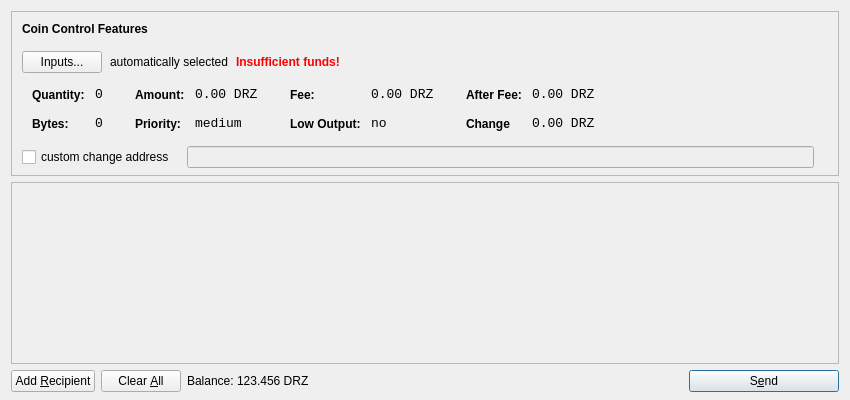
<?xml version="1.0" encoding="UTF-8"?>
<ui version="4.0">
 <class>SendCoinsDialog</class>
 <widget class="QDialog" name="SendCoinsDialog">
  <property name="geometry">
   <rect>
    <x>0</x>
    <y>0</y>
    <width>850</width>
    <height>400</height>
   </rect>
  </property>
  <property name="windowTitle">
   <string>Send Coins</string>
  </property>
  <layout class="QVBoxLayout" name="verticalLayout" stretch="0,1,0">
   <property name="bottomMargin">
    <number>8</number>
   </property>
   <item>
    <widget class="QFrame" name="frameCoinControl">
     <property name="sizePolicy">
      <sizepolicy hsizetype="Expanding" vsizetype="Expanding">
       <horstretch>0</horstretch>
       <verstretch>0</verstretch>
      </sizepolicy>
     </property>
     <property name="maximumSize">
      <size>
       <width>16777215</width>
       <height>16777215</height>
      </size>
     </property>
     <property name="frameShape">
      <enum>QFrame::StyledPanel</enum>
     </property>
     <property name="frameShadow">
      <enum>QFrame::Sunken</enum>
     </property>
     <layout class="QVBoxLayout" name="verticalLayoutCoinControl2">
      <property name="spacing">
       <number>-1</number>
      </property>
      <property name="leftMargin">
       <number>0</number>
      </property>
      <property name="topMargin">
       <number>0</number>
      </property>
      <property name="rightMargin">
       <number>0</number>
      </property>
      <property name="bottomMargin">
       <number>6</number>
      </property>
      <item>
       <layout class="QVBoxLayout" name="verticalLayoutCoinControl" stretch="0,0,0,0,1">
        <property name="spacing">
         <number>0</number>
        </property>
        <property name="leftMargin">
         <number>10</number>
        </property>
        <property name="topMargin">
         <number>10</number>
        </property>
        <item>
         <layout class="QHBoxLayout" name="horizontalLayoutCoinControl1">
          <property name="bottomMargin">
           <number>15</number>
          </property>
          <item>
           <widget class="QLabel" name="labelCoinControlFeatures">
            <property name="sizePolicy">
             <sizepolicy hsizetype="Preferred" vsizetype="Maximum">
              <horstretch>0</horstretch>
              <verstretch>0</verstretch>
             </sizepolicy>
            </property>
            <property name="font">
             <font>
              <weight>75</weight>
              <bold>true</bold>
             </font>
            </property>
            <property name="styleSheet">
             <string notr="true">font-weight:bold;</string>
            </property>
            <property name="text">
             <string>Coin Control Features</string>
            </property>
           </widget>
          </item>
         </layout>
        </item>
        <item>
         <layout class="QHBoxLayout" name="horizontalLayoutCoinControl2" stretch="0,0,0,0">
          <property name="spacing">
           <number>8</number>
          </property>
          <property name="bottomMargin">
           <number>10</number>
          </property>
          <item>
           <widget class="QPushButton" name="pushButtonCoinControl">
            <property name="styleSheet">
             <string notr="true"/>
            </property>
            <property name="text">
             <string>Inputs...</string>
            </property>
           </widget>
          </item>
          <item>
           <widget class="QLabel" name="labelCoinControlAutomaticallySelected">
            <property name="text">
             <string>automatically selected</string>
            </property>
            <property name="margin">
             <number>5</number>
            </property>
           </widget>
          </item>
          <item>
           <widget class="QLabel" name="labelCoinControlInsuffFunds">
            <property name="font">
             <font>
              <weight>75</weight>
              <bold>true</bold>
             </font>
            </property>
            <property name="styleSheet">
             <string notr="true">color:red;font-weight:bold;</string>
            </property>
            <property name="text">
             <string>Insufficient funds!</string>
            </property>
            <property name="margin">
             <number>5</number>
            </property>
           </widget>
          </item>
          <item>
           <spacer name="horizontalSpacerCoinControl">
            <property name="orientation">
             <enum>Qt::Horizontal</enum>
            </property>
            <property name="sizeHint" stdset="0">
             <size>
              <width>40</width>
              <height>1</height>
             </size>
            </property>
           </spacer>
          </item>
         </layout>
        </item>
        <item>
         <widget class="QWidget" name="widgetCoinControl" native="true">
          <property name="sizePolicy">
           <sizepolicy hsizetype="Preferred" vsizetype="Preferred">
            <horstretch>0</horstretch>
            <verstretch>0</verstretch>
           </sizepolicy>
          </property>
          <property name="minimumSize">
           <size>
            <width>0</width>
            <height>0</height>
           </size>
          </property>
          <property name="styleSheet">
           <string notr="true"/>
          </property>
          <layout class="QHBoxLayout" name="horizontalLayoutCoinControl5">
           <property name="margin">
            <number>0</number>
           </property>
           <item>
            <layout class="QHBoxLayout" name="horizontalLayoutCoinControl3" stretch="0,0,0,1">
             <property name="spacing">
              <number>20</number>
             </property>
             <property name="topMargin">
              <number>0</number>
             </property>
             <property name="bottomMargin">
              <number>10</number>
             </property>
             <item>
              <layout class="QFormLayout" name="formLayoutCoinControl1">
               <property name="horizontalSpacing">
                <number>10</number>
               </property>
               <property name="verticalSpacing">
                <number>14</number>
               </property>
               <property name="leftMargin">
                <number>10</number>
               </property>
               <property name="topMargin">
                <number>4</number>
               </property>
               <property name="rightMargin">
                <number>6</number>
               </property>
               <item row="0" column="0">
                <widget class="QLabel" name="labelCoinControlQuantityText">
                 <property name="styleSheet">
                  <string notr="true">font-weight:bold;</string>
                 </property>
                 <property name="text">
                  <string>Quantity:</string>
                 </property>
                 <property name="margin">
                  <number>0</number>
                 </property>
                </widget>
               </item>
               <item row="0" column="1">
                <widget class="QLabel" name="labelCoinControlQuantity">
                 <property name="font">
                  <font>
                   <family>Monospace</family>
                   <pointsize>10</pointsize>
                  </font>
                 </property>
                 <property name="cursor">
                  <cursorShape>IBeamCursor</cursorShape>
                 </property>
                 <property name="contextMenuPolicy">
                  <enum>Qt::ActionsContextMenu</enum>
                 </property>
                 <property name="text">
                  <string>0</string>
                 </property>
                 <property name="margin">
                  <number>0</number>
                 </property>
                 <property name="textInteractionFlags">
                  <set>Qt::LinksAccessibleByMouse|Qt::TextSelectableByKeyboard|Qt::TextSelectableByMouse</set>
                 </property>
                </widget>
               </item>
               <item row="1" column="0">
                <widget class="QLabel" name="labelCoinControlBytesText">
                 <property name="styleSheet">
                  <string notr="true">font-weight:bold;</string>
                 </property>
                 <property name="text">
                  <string>Bytes:</string>
                 </property>
                </widget>
               </item>
               <item row="1" column="1">
                <widget class="QLabel" name="labelCoinControlBytes">
                 <property name="font">
                  <font>
                   <family>Monospace</family>
                   <pointsize>10</pointsize>
                  </font>
                 </property>
                 <property name="cursor">
                  <cursorShape>IBeamCursor</cursorShape>
                 </property>
                 <property name="contextMenuPolicy">
                  <enum>Qt::ActionsContextMenu</enum>
                 </property>
                 <property name="text">
                  <string>0</string>
                 </property>
                 <property name="textInteractionFlags">
                  <set>Qt::LinksAccessibleByMouse|Qt::TextSelectableByKeyboard|Qt::TextSelectableByMouse</set>
                 </property>
                </widget>
               </item>
              </layout>
             </item>
             <item>
              <layout class="QFormLayout" name="formLayoutCoinControl2">
               <property name="horizontalSpacing">
                <number>10</number>
               </property>
               <property name="verticalSpacing">
                <number>14</number>
               </property>
               <property name="leftMargin">
                <number>6</number>
               </property>
               <property name="topMargin">
                <number>4</number>
               </property>
               <property name="rightMargin">
                <number>6</number>
               </property>
               <item row="0" column="0">
                <widget class="QLabel" name="labelCoinControlAmountText">
                 <property name="styleSheet">
                  <string notr="true">font-weight:bold;</string>
                 </property>
                 <property name="text">
                  <string>Amount:</string>
                 </property>
                 <property name="margin">
                  <number>0</number>
                 </property>
                </widget>
               </item>
               <item row="0" column="1">
                <widget class="QLabel" name="labelCoinControlAmount">
                 <property name="font">
                  <font>
                   <family>Monospace</family>
                   <pointsize>10</pointsize>
                  </font>
                 </property>
                 <property name="cursor">
                  <cursorShape>IBeamCursor</cursorShape>
                 </property>
                 <property name="contextMenuPolicy">
                  <enum>Qt::ActionsContextMenu</enum>
                 </property>
                 <property name="text">
                  <string>0.00 DRZ</string>
                 </property>
                 <property name="textInteractionFlags">
                  <set>Qt::LinksAccessibleByMouse|Qt::TextSelectableByKeyboard|Qt::TextSelectableByMouse</set>
                 </property>
                </widget>
               </item>
               <item row="1" column="0">
                <widget class="QLabel" name="labelCoinControlPriorityText">
                 <property name="styleSheet">
                  <string notr="true">font-weight:bold;</string>
                 </property>
                 <property name="text">
                  <string>Priority:</string>
                 </property>
                </widget>
               </item>
               <item row="1" column="1">
                <widget class="QLabel" name="labelCoinControlPriority">
                 <property name="font">
                  <font>
                   <family>Monospace</family>
                   <pointsize>10</pointsize>
                  </font>
                 </property>
                 <property name="cursor">
                  <cursorShape>IBeamCursor</cursorShape>
                 </property>
                 <property name="contextMenuPolicy">
                  <enum>Qt::ActionsContextMenu</enum>
                 </property>
                 <property name="text">
                  <string>medium</string>
                 </property>
                 <property name="textInteractionFlags">
                  <set>Qt::LinksAccessibleByMouse|Qt::TextSelectableByKeyboard|Qt::TextSelectableByMouse</set>
                 </property>
                </widget>
               </item>
              </layout>
             </item>
             <item>
              <layout class="QFormLayout" name="formLayoutCoinControl3">
               <property name="horizontalSpacing">
                <number>10</number>
               </property>
               <property name="verticalSpacing">
                <number>14</number>
               </property>
               <property name="leftMargin">
                <number>6</number>
               </property>
               <property name="topMargin">
                <number>4</number>
               </property>
               <property name="rightMargin">
                <number>6</number>
               </property>
               <item row="0" column="0">
                <widget class="QLabel" name="labelCoinControlFeeText">
                 <property name="styleSheet">
                  <string notr="true">font-weight:bold;</string>
                 </property>
                 <property name="text">
                  <string>Fee:</string>
                 </property>
                 <property name="margin">
                  <number>0</number>
                 </property>
                </widget>
               </item>
               <item row="0" column="1">
                <widget class="QLabel" name="labelCoinControlFee">
                 <property name="font">
                  <font>
                   <family>Monospace</family>
                   <pointsize>10</pointsize>
                  </font>
                 </property>
                 <property name="cursor">
                  <cursorShape>IBeamCursor</cursorShape>
                 </property>
                 <property name="contextMenuPolicy">
                  <enum>Qt::ActionsContextMenu</enum>
                 </property>
                 <property name="text">
                  <string>0.00 DRZ</string>
                 </property>
                 <property name="textInteractionFlags">
                  <set>Qt::LinksAccessibleByMouse|Qt::TextSelectableByKeyboard|Qt::TextSelectableByMouse</set>
                 </property>
                </widget>
               </item>
               <item row="1" column="0">
                <widget class="QLabel" name="labelCoinControlLowOutputText">
                 <property name="styleSheet">
                  <string notr="true">font-weight:bold;</string>
                 </property>
                 <property name="text">
                  <string>Low Output:</string>
                 </property>
                </widget>
               </item>
               <item row="1" column="1">
                <widget class="QLabel" name="labelCoinControlLowOutput">
                 <property name="font">
                  <font>
                   <family>Monospace</family>
                   <pointsize>10</pointsize>
                  </font>
                 </property>
                 <property name="cursor">
                  <cursorShape>IBeamCursor</cursorShape>
                 </property>
                 <property name="contextMenuPolicy">
                  <enum>Qt::ActionsContextMenu</enum>
                 </property>
                 <property name="text">
                  <string>no</string>
                 </property>
                 <property name="textInteractionFlags">
                  <set>Qt::LinksAccessibleByMouse|Qt::TextSelectableByKeyboard|Qt::TextSelectableByMouse</set>
                 </property>
                </widget>
               </item>
              </layout>
             </item>
             <item>
              <layout class="QFormLayout" name="formLayoutCoinControl4">
               <property name="horizontalSpacing">
                <number>10</number>
               </property>
               <property name="verticalSpacing">
                <number>14</number>
               </property>
               <property name="leftMargin">
                <number>6</number>
               </property>
               <property name="topMargin">
                <number>4</number>
               </property>
               <property name="rightMargin">
                <number>6</number>
               </property>
               <item row="0" column="0">
                <widget class="QLabel" name="labelCoinControlAfterFeeText">
                 <property name="styleSheet">
                  <string notr="true">font-weight:bold;</string>
                 </property>
                 <property name="text">
                  <string>After Fee:</string>
                 </property>
                 <property name="margin">
                  <number>0</number>
                 </property>
                </widget>
               </item>
               <item row="0" column="1">
                <widget class="QLabel" name="labelCoinControlAfterFee">
                 <property name="font">
                  <font>
                   <family>Monospace</family>
                   <pointsize>10</pointsize>
                  </font>
                 </property>
                 <property name="cursor">
                  <cursorShape>IBeamCursor</cursorShape>
                 </property>
                 <property name="contextMenuPolicy">
                  <enum>Qt::ActionsContextMenu</enum>
                 </property>
                 <property name="text">
                  <string>0.00 DRZ</string>
                 </property>
                 <property name="textInteractionFlags">
                  <set>Qt::LinksAccessibleByMouse|Qt::TextSelectableByKeyboard|Qt::TextSelectableByMouse</set>
                 </property>
                </widget>
               </item>
               <item row="1" column="0">
                <widget class="QLabel" name="labelCoinControlChangeText">
                 <property name="styleSheet">
                  <string notr="true">font-weight:bold;</string>
                 </property>
                 <property name="text">
                  <string>Change</string>
                 </property>
                </widget>
               </item>
               <item row="1" column="1">
                <widget class="QLabel" name="labelCoinControlChange">
                 <property name="font">
                  <font>
                   <family>Monospace</family>
                   <pointsize>10</pointsize>
                  </font>
                 </property>
                 <property name="cursor">
                  <cursorShape>IBeamCursor</cursorShape>
                 </property>
                 <property name="contextMenuPolicy">
                  <enum>Qt::ActionsContextMenu</enum>
                 </property>
                 <property name="text">
                  <string>0.00 DRZ</string>
                 </property>
                 <property name="textInteractionFlags">
                  <set>Qt::LinksAccessibleByMouse|Qt::TextSelectableByKeyboard|Qt::TextSelectableByMouse</set>
                 </property>
                </widget>
               </item>
              </layout>
             </item>
            </layout>
           </item>
          </layout>
         </widget>
        </item>
        <item>
         <layout class="QHBoxLayout" name="horizontalLayoutCoinControl4" stretch="0,0,0">
          <property name="spacing">
           <number>12</number>
          </property>
          <property name="sizeConstraint">
           <enum>QLayout::SetDefaultConstraint</enum>
          </property>
          <property name="topMargin">
           <number>5</number>
          </property>
          <property name="rightMargin">
           <number>5</number>
          </property>
          <item>
           <widget class="QCheckBox" name="checkBoxCoinControlChange">
            <property name="text">
             <string>custom change address</string>
            </property>
           </widget>
          </item>
          <item>
           <widget class="QLineEdit" name="lineEditCoinControlChange">
            <property name="enabled">
             <bool>false</bool>
            </property>
            <property name="sizePolicy">
             <sizepolicy hsizetype="Expanding" vsizetype="Fixed">
              <horstretch>0</horstretch>
              <verstretch>0</verstretch>
             </sizepolicy>
            </property>
           </widget>
          </item>
          <item>
           <widget class="QLabel" name="labelCoinControlChangeLabel">
            <property name="sizePolicy">
             <sizepolicy hsizetype="Preferred" vsizetype="Expanding">
              <horstretch>0</horstretch>
              <verstretch>0</verstretch>
             </sizepolicy>
            </property>
            <property name="minimumSize">
             <size>
              <width>0</width>
              <height>0</height>
             </size>
            </property>
            <property name="text">
             <string/>
            </property>
            <property name="margin">
             <number>3</number>
            </property>
           </widget>
          </item>
         </layout>
        </item>
        <item>
         <spacer name="verticalSpacerCoinControl">
          <property name="orientation">
           <enum>Qt::Vertical</enum>
          </property>
          <property name="sizeHint" stdset="0">
           <size>
            <width>800</width>
            <height>1</height>
           </size>
          </property>
         </spacer>
        </item>
       </layout>
      </item>
     </layout>
    </widget>
   </item>
   <item>
    <widget class="QScrollArea" name="scrollArea">
     <property name="widgetResizable">
      <bool>true</bool>
     </property>
     <widget class="QWidget" name="scrollAreaWidgetContents">
      <property name="geometry">
       <rect>
        <x>0</x>
        <y>0</y>
        <width>830</width>
        <height>165</height>
       </rect>
      </property>
      <layout class="QVBoxLayout" name="verticalLayout_2">
       <property name="margin">
        <number>0</number>
       </property>
       <item>
        <layout class="QVBoxLayout" name="entries">
         <property name="spacing">
          <number>6</number>
         </property>
        </layout>
       </item>
       <item>
        <spacer name="verticalSpacer">
         <property name="orientation">
          <enum>Qt::Vertical</enum>
         </property>
         <property name="sizeHint" stdset="0">
          <size>
           <width>20</width>
           <height>40</height>
          </size>
         </property>
        </spacer>
       </item>
      </layout>
     </widget>
    </widget>
   </item>
   <item>
    <layout class="QHBoxLayout" name="horizontalLayout">
     <item>
      <widget class="QPushButton" name="addButton">
       <property name="toolTip">
        <string>Send to multiple recipients at once</string>
       </property>
       <property name="text">
        <string>Add &amp;Recipient</string>
       </property>
       <property name="autoDefault">
        <bool>false</bool>
       </property>
      </widget>
     </item>
     <item>
      <widget class="QPushButton" name="clearButton">
       <property name="sizePolicy">
        <sizepolicy hsizetype="Minimum" vsizetype="Fixed">
         <horstretch>0</horstretch>
         <verstretch>0</verstretch>
        </sizepolicy>
       </property>
       <property name="toolTip">
        <string>Remove all transaction fields</string>
       </property>
       <property name="text">
        <string>Clear &amp;All</string>
       </property>
       <property name="autoRepeatDelay">
        <number>300</number>
       </property>
       <property name="autoDefault">
        <bool>false</bool>
       </property>
      </widget>
     </item>
     <item>
      <layout class="QHBoxLayout" name="horizontalLayout_2">
       <property name="spacing">
        <number>3</number>
       </property>
       <item>
        <widget class="QLabel" name="label">
         <property name="sizePolicy">
          <sizepolicy hsizetype="Preferred" vsizetype="Fixed">
           <horstretch>0</horstretch>
           <verstretch>0</verstretch>
          </sizepolicy>
         </property>
         <property name="text">
          <string>Balance:</string>
         </property>
        </widget>
       </item>
       <item>
        <widget class="QLabel" name="labelBalance">
         <property name="sizePolicy">
          <sizepolicy hsizetype="Preferred" vsizetype="Fixed">
           <horstretch>0</horstretch>
           <verstretch>0</verstretch>
          </sizepolicy>
         </property>
         <property name="cursor">
          <cursorShape>IBeamCursor</cursorShape>
         </property>
         <property name="text">
          <string>123.456 DRZ</string>
         </property>
         <property name="textInteractionFlags">
          <set>Qt::LinksAccessibleByMouse|Qt::TextSelectableByKeyboard|Qt::TextSelectableByMouse</set>
         </property>
        </widget>
       </item>
      </layout>
     </item>
     <item>
      <spacer name="horizontalSpacer">
       <property name="orientation">
        <enum>Qt::Horizontal</enum>
       </property>
       <property name="sizeHint" stdset="0">
        <size>
         <width>40</width>
         <height>20</height>
        </size>
       </property>
      </spacer>
     </item>
     <item>
      <widget class="QPushButton" name="sendButton">
       <property name="minimumSize">
        <size>
         <width>150</width>
         <height>0</height>
        </size>
       </property>
       <property name="toolTip">
        <string>Confirm the send action</string>
       </property>
       <property name="text">
        <string>S&amp;end</string>
       </property>
       <property name="icon">
        <iconset resource="../bitcoin.qrc">
         <normaloff>:/icons/send</normaloff>:/icons/send</iconset>
       </property>
       <property name="default">
        <bool>true</bool>
       </property>
      </widget>
     </item>
    </layout>
   </item>
  </layout>
 </widget>
 <resources>
  <include location="../bitcoin.qrc"/>
 </resources>
 <connections/>
</ui>
